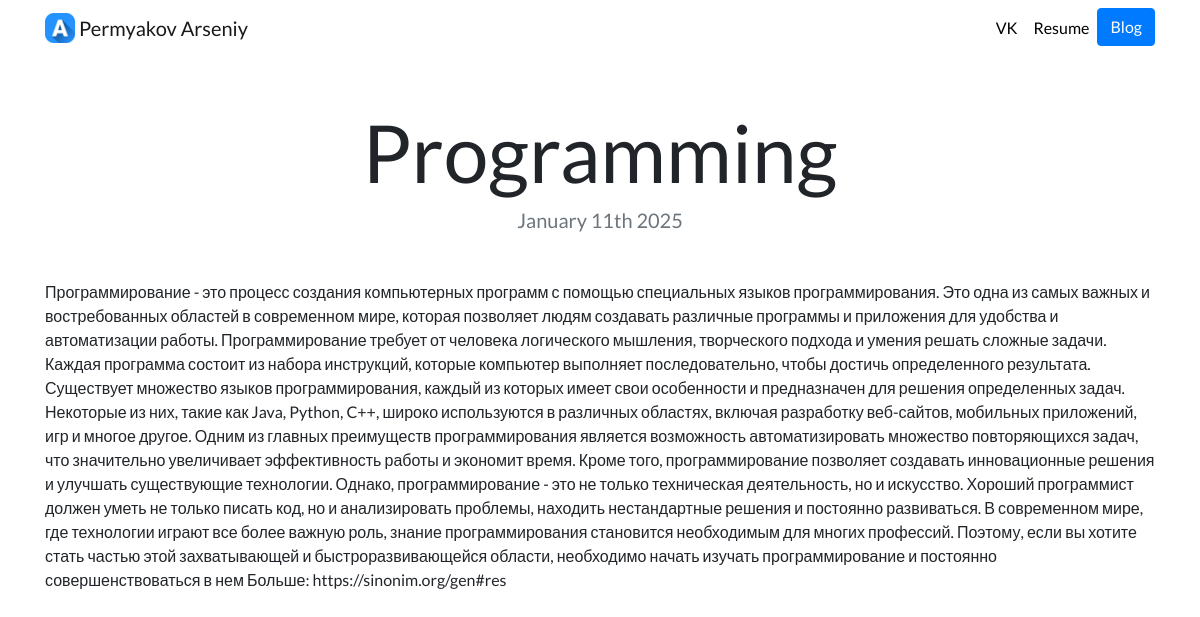
Page /blog/1/ on the committed database.
### blog/models.py (models this page shows, shortened)
class Blog(models.Model):
    title = models.CharField(max_length=200)
    description = models.TextField()
    date = models.DateField()

### blog/views.py (the view)
# urls.py: path('<int:blog_id>/', views.detail, name='detail'),
def detail(request, blog_id):
    blog = get_object_or_404(Blog, pk=blog_id)
    return render(request, 'blog/detail.html', {'blog': blog})

### blog/templates/blog/detail.html
{% extends "portfolio/base.html" %}
{% load static %}
{% block content %}
<h1 class="text-center mt-5" id="blogdetailtitle">{{ blog.title }}</h1>
<h5 class="text-center text-muted mb-5">{{ blog.date|date:'F jS Y' }}</h5>
{{ blog.description|safe }}
{% endblock %}

### portfolio/static/portfolio/custom.css (style rules this page uses)
body { font-family: 'Lato', sans-serif; }
@media (min-width: 992px) { #blogdetailtitle { font-size: 5rem; } }

### rows in the picture
Blog: title "Programming", date "January 11th 2025", description "Программирование - это процесс создания компьютерных программ с помощью специальных языков программирования. Это одна из самых важных и востребованных областей в современном мире, которая позволяет людям создавать различные программы и приложения для удобства и автоматизации работы. Программирование требует от человека логического мышления, творческого подхода и умения решать сложные задачи. Каждая программа состоит из набора инструкций, которые компьютер выполняет последовательно, чтобы достичь определенного результата. Существует множество языков программирования, каждый из которых имеет свои особенности и предназначен для решения определенных задач. Некоторые из них, такие как Java,…"
